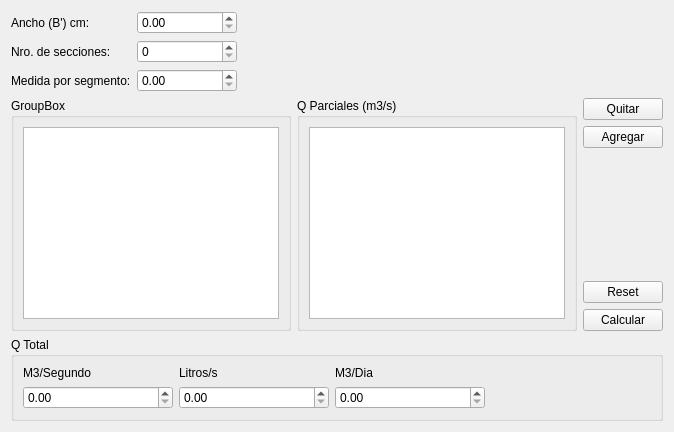
     <widget class="QWidget" name="correntometroPage">
      <layout class="QVBoxLayout" name="verticalLayout_21">
       <item>
        <layout class="QHBoxLayout" name="horizontalLayout_14">
         <item>
          <layout class="QFormLayout" name="formLayout_12">
           <item row="0" column="0">
            <widget class="QLabel" name="label_17">
             <property name="text">
              <string>Ancho (B') cm:</string>
             </property>
            </widget>
           </item>
           <item row="0" column="1">
            <widget class="QDoubleSpinBox" name="dsbAncho">
             <property name="minimumSize">
              <size>
               <width>100</width>
               <height>0</height>
              </size>
             </property>
            </widget>
           </item>
           <item row="1" column="0">
            <widget class="QLabel" name="label_28">
             <property name="text">
              <string>Nro. de secciones:</string>
             </property>
            </widget>
           </item>
           <item row="2" column="0">
            <widget class="QLabel" name="label_29">
             <property name="text">
              <string>Medida por segmento:</string>
             </property>
            </widget>
           </item>
           <item row="2" column="1">
            <widget class="QDoubleSpinBox" name="dsbMedSegmento">
             <property name="minimumSize">
              <size>
               <width>100</width>
               <height>0</height>
              </size>
             </property>
            </widget>
           </item>
           <item row="1" column="1">
            <widget class="QSpinBox" name="dsbSecciones">
             <property name="minimumSize">
              <size>
               <width>100</width>
               <height>0</height>
              </size>
             </property>
            </widget>
           </item>
          </layout>
         </item>
         <item>
          <spacer name="horizontalSpacer_4">
           <property name="orientation">
            <enum>Qt::Horizontal</enum>
           </property>
           <property name="sizeHint" stdset="0">
            <size>
             <width>40</width>
             <height>20</height>
            </size>
           </property>
          </spacer>
         </item>
        </layout>
       </item>
       <item>
        <layout class="QHBoxLayout" name="horizontalLayout_15">
         <item>
          <widget class="QGroupBox" name="groupBox_21">
           <property name="title">
            <string>GroupBox</string>
           </property>
           <layout class="QVBoxLayout" name="verticalLayout_19">
            <item>
             <widget class="QTableWidget" name="tableWidget_4">
              <attribute name="verticalHeaderVisible">
               <bool>false</bool>
              </attribute>
             </widget>
            </item>
           </layout>
          </widget>
         </item>
         <item>
          <widget class="QGroupBox" name="groupBox_22">
           <property name="title">
            <string>Q Parciales (m3/s)</string>
           </property>
           <layout class="QVBoxLayout" name="verticalLayout_20">
            <item>
             <widget class="QTableWidget" name="tableWidget_5"/>
            </item>
           </layout>
          </widget>
         </item>
         <item>
          <layout class="QVBoxLayout" name="verticalLayout_10">
           <item>
            <widget class="QPushButton" name="pushButton_6">
             <property name="toolTip">
              <string>Ctrl+Q</string>
             </property>
             <property name="text">
              <string>Quitar</string>
             </property>
             <property name="icon">
              <iconset resource="rsc.qrc">
               <normaloff>:/img/delRow.png</normaloff>:/img/delRow.png</iconset>
             </property>
             <property name="iconSize">
              <size>
               <width>24</width>
               <height>24</height>
              </size>
             </property>
             <property name="shortcut">
              <string>Ctrl+Q</string>
             </property>
            </widget>
           </item>
           <item>
            <widget class="QPushButton" name="brnAgregar">
             <property name="toolTip">
              <string>Presione enter</string>
             </property>
             <property name="text">
              <string>Agregar</string>
             </property>
             <property name="icon">
              <iconset resource="rsc.qrc">
               <normaloff>:/img/database_table-add-256.png</normaloff>:/img/database_table-add-256.png</iconset>
             </property>
             <property name="iconSize">
              <size>
               <width>24</width>
               <height>24</height>
              </size>
             </property>
            </widget>
           </item>
           <item>
            <spacer name="verticalSpacer_4">
             <property name="orientation">
              <enum>Qt::Vertical</enum>
             </property>
             <property name="sizeHint" stdset="0">
              <size>
               <width>20</width>
               <height>40</height>
              </size>
             </property>
            </spacer>
           </item>
           <item>
            <widget class="QPushButton" name="pushButton_7">
             <property name="toolTip">
              <string>Ctrl+R</string>
             </property>
             <property name="text">
              <string>Reset</string>
             </property>
             <property name="icon">
              <iconset resource="rsc.qrc">
               <normaloff>:/img/clean.png</normaloff>:/img/clean.png</iconset>
             </property>
             <property name="iconSize">
              <size>
               <width>24</width>
               <height>24</height>
              </size>
             </property>
             <property name="shortcut">
              <string>Ctrl+R</string>
             </property>
            </widget>
           </item>
           <item>
            <widget class="QPushButton" name="pushButton_5">
             <property name="toolTip">
              <string>Ctrl+S</string>
             </property>
             <property name="text">
              <string>Calcular</string>
             </property>
             <property name="icon">
              <iconset resource="rsc.qrc">
               <normaloff>:/img/calculate.png</normaloff>:/img/calculate.png</iconset>
             </property>
             <property name="iconSize">
              <size>
               <width>24</width>
               <height>24</height>
              </size>
             </property>
             <property name="shortcut">
              <string>Ctrl+S</string>
             </property>
            </widget>
           </item>
          </layout>
         </item>
        </layout>
       </item>
       <item>
        <layout class="QHBoxLayout" name="horizontalLayout_17">
         <item>
          <widget class="QGroupBox" name="groupBox_8">
           <property name="title">
            <string>Q Total</string>
           </property>
           <layout class="QHBoxLayout" name="horizontalLayout_16">
            <item>
             <layout class="QVBoxLayout" name="verticalLayout_15">
              <item>
               <widget class="QLabel" name="label_37">
                <property name="text">
                 <string>M3/Segundo</string>
                </property>
               </widget>
              </item>
              <item>
               <widget class="QDoubleSpinBox" name="dsbTotalMetSeg_1">
                <property name="minimumSize">
                 <size>
                  <width>150</width>
                  <height>0</height>
                 </size>
                </property>
               </widget>
              </item>
             </layout>
            </item>
            <item>
             <layout class="QVBoxLayout" name="verticalLayout_16">
              <item>
               <widget class="QLabel" name="label_38">
                <property name="text">
                 <string>Litros/s</string>
                </property>
               </widget>
              </item>
              <item>
               <widget class="QDoubleSpinBox" name="dsbTotalLitSeg_1">
                <property name="minimumSize">
                 <size>
                  <width>150</width>
                  <height>0</height>
                 </size>
                </property>
               </widget>
              </item>
             </layout>
            </item>
            <item>
             <layout class="QVBoxLayout" name="verticalLayout_17">
              <item>
               <widget class="QLabel" name="label_39">
                <property name="text">
                 <string>M3/Dia</string>
                </property>
               </widget>
              </item>
              <item>
               <widget class="QDoubleSpinBox" name="dsbTotalMetDia_1">
                <property name="minimumSize">
                 <size>
                  <width>150</width>
                  <height>0</height>
                 </size>
                </property>
               </widget>
              </item>
             </layout>
            </item>
            <item>
             <spacer name="horizontalSpacer_5">
              <property name="orientation">
               <enum>Qt::Horizontal</enum>
              </property>
              <property name="sizeHint" stdset="0">
               <size>
                <width>40</width>
                <height>20</height>
               </size>
              </property>
             </spacer>
            </item>
           </layout>
          </widget>
         </item>
        </layout>
       </item>
      </layout>
     </widget>
